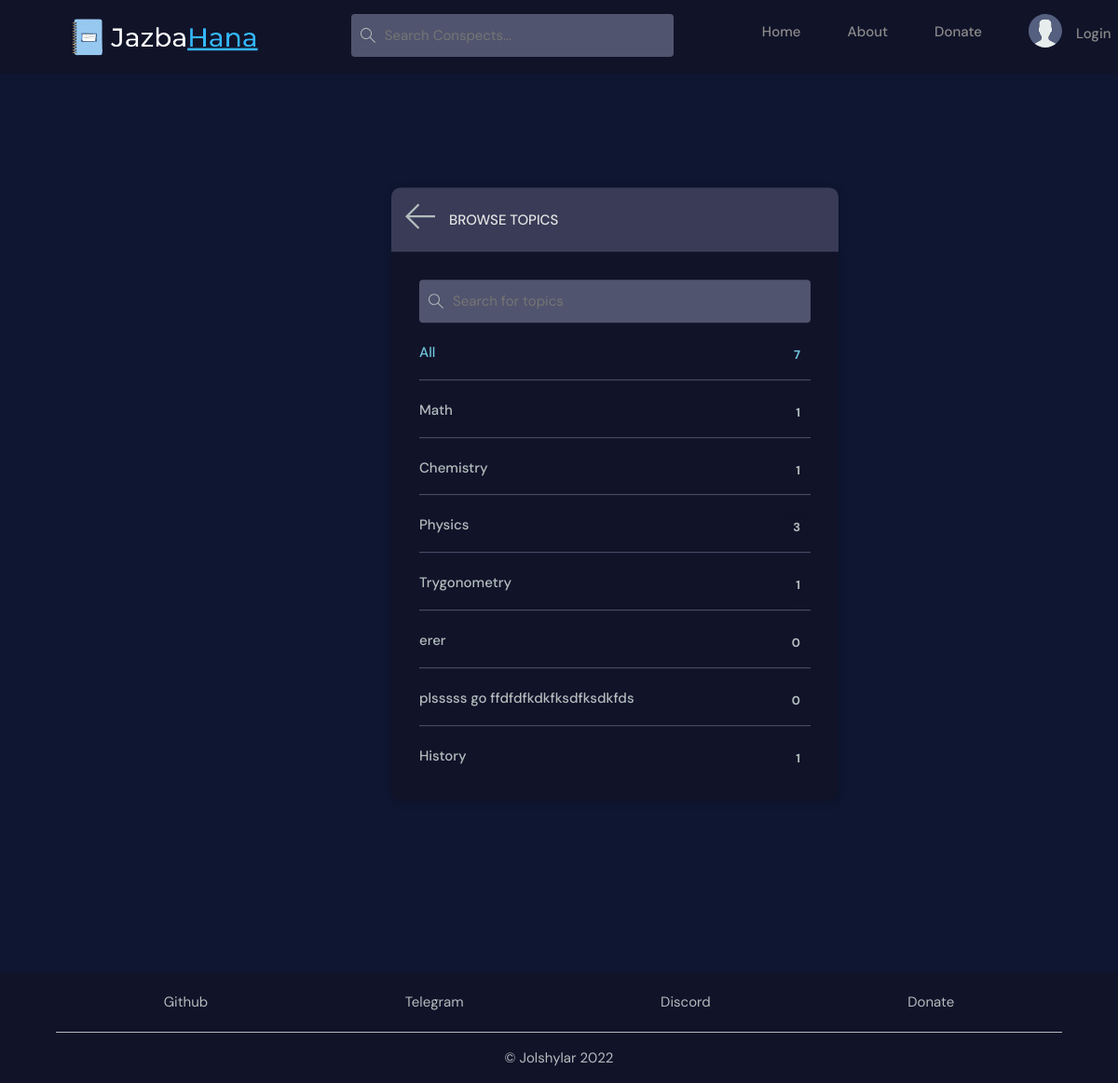
The page /topics/ on the database as committed earlier.
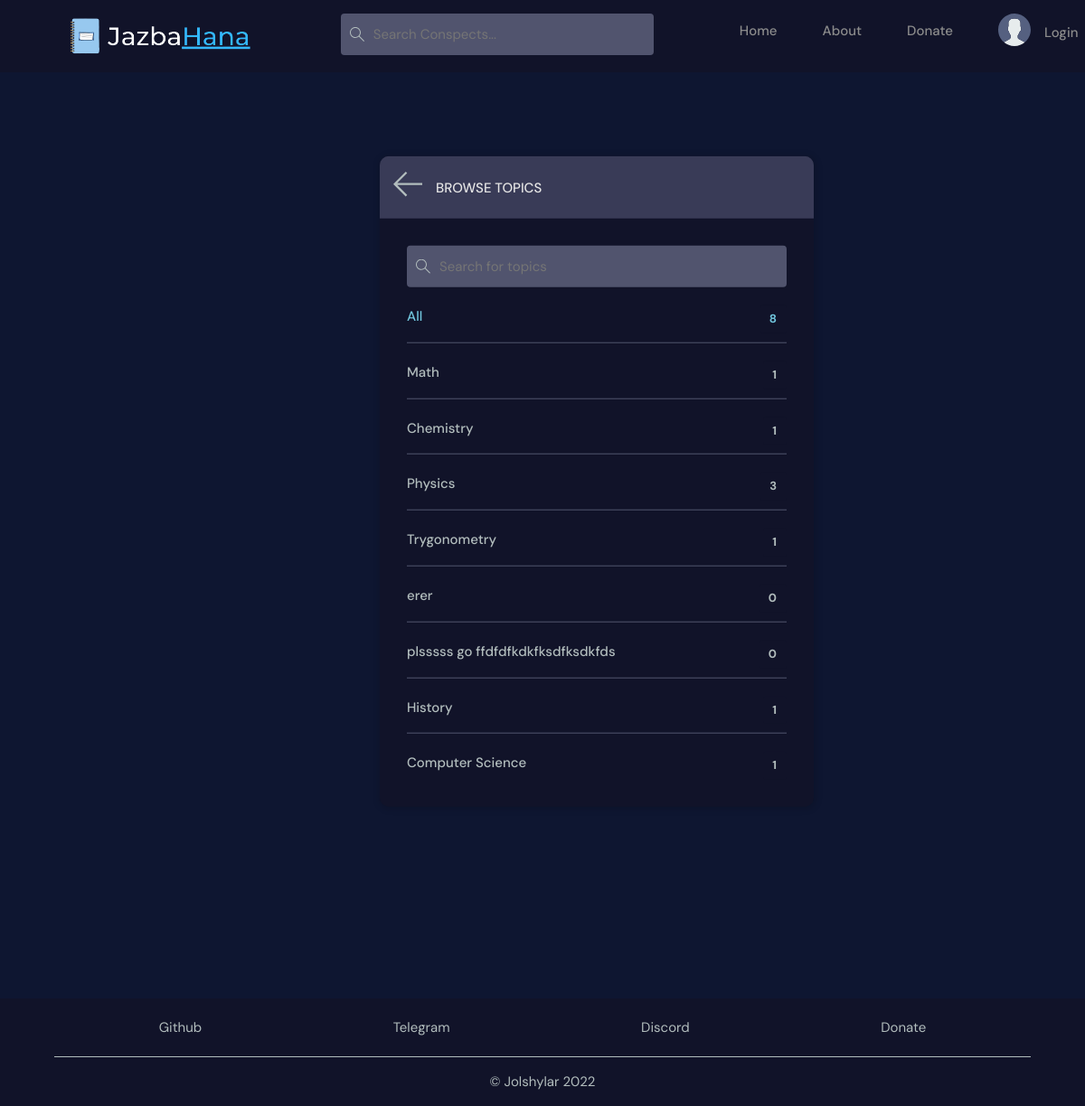
The same page on the database as committed later.
### base/models.py (models this page shows, shortened)
class Topic(models.Model):
    name = models.CharField(max_length=200)

### base/views.py (the view)
# urls.py: path('topics/', views.topics_page, name='topics'),
def topics_page(request):
    q = request.GET.get('q') if request.GET.get('q') != None else ''
    topics = Topic.objects.filter(name__icontains=q)
    context = {'topics': topics}
    return render(request, 'base/topics.html', context)

### base/templates/base/topics.html
{% extends 'base.html' %}
{% load static %}
{% block content %}
<link rel="stylesheet" href="{% static 'styles/topics.css' %}" />
<main class="create-classroom layout">
  <div class="container">
    <div class="layout__box">
      <div class="layout__boxHeader">
        <div class="layout__boxTitle">
          <a href="{% url 'home' %}">
            <img src="{% static 'images/icons/arrow-left.svg' %}" />
          </a>
          <h3>Browse Topics</h3>
        </div>
      </div>
      <div class="topics-page layout__body">
        <form action="" class="header__search">
          <label>
            <img src="{% static 'images/icons/search.svg' %}" />
            <input name="q" placeholder="Search for topics" />
          </label>
        </form>
        <ul class="topics__list">
          <li>
            <a href="{% url 'topics' %}" class="active">All <span>{{topics.count}}</span></a>
          </li>
          {% for topic in topics %}
          <li>
            <a href="{% url 'home' %}?q={{topic.name}}">{{topic.name}}<span>{{topic.classroom_set.all.count}}</span></a>
          </li>
          {% endfor %}
        </ul>
      </div>
    </div>
  </div>
</main>
{% endblock content %}

Rows that differ between the two databases and show on the page:
added Topic: name "Computer Science", classroom_set.all.count "1"
Other text that changed with them:
{{ topics.count }}: "7" → "8"
